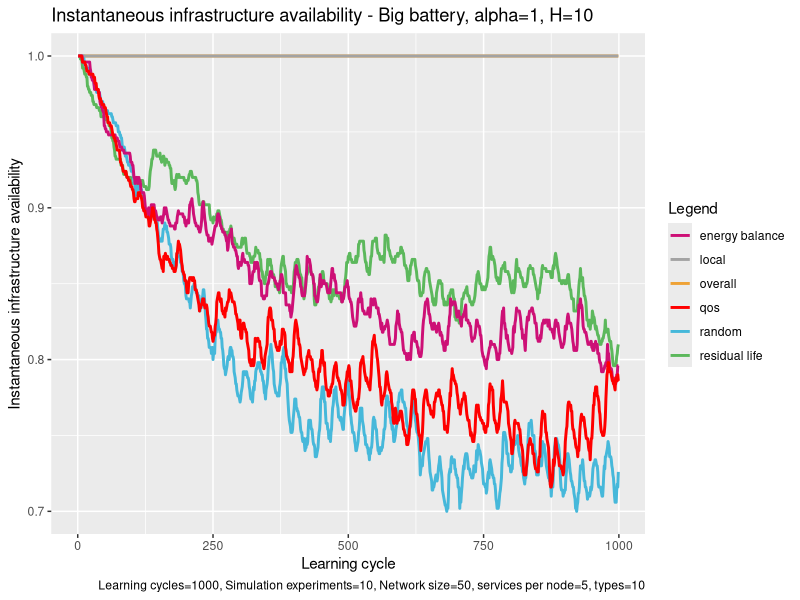

The R script that drew this image:
# execute all lines: ctrl + shift + enter

library(ggplot2)

# set working directory here
setwd(dirname(rstudioapi::getSourceEditorContext()$path))

overall <- read.table("exp_assembly_overall_energy_template.txt", 
                      header = F,
                      sep = " ",
                      col.names= c("overallx", "overally")
)

random <- read.table("exp_assembly_random.txt", 
                     header = F,
                     sep = " ",
                     col.names= c("randomx", "randomy")
)

res <- read.table("exp_assembly_residual_life_template.txt", 
                  header = F,
                  sep = " ",
                  col.names= c("resx","resy")
)

local <- read.table("exp_assembly_local_energy_template.txt", 
                    header = F,
                    sep = " ",
                    col.names= c("locx","locy")
)

learning <- read.table("exp_assembly_fair_energyBP.txt", 
                          header = F,
                          sep = " ",
                          col.names= c("enx","eny")
)

qos <- read.table("exp_assembly_QoS.txt", 
                       header = F,
                       sep = " ",
                       col.names= c("qosx","qosy")
)


overall_x <- overall$overallx
overall_y <- overall$overally

random_y <- random$randomy
res_y <- res$resy
local_y <- local$locy
energyAware_y <- learning$eny
qos_y <- qos$qosy

head(overall)

colors <- c("overall" = "#EEA236", "residual life" = "#5CB85C", "random" = "#46B8DA", "local"="gray64", "energy balance"="deeppink3", "qos"="#FF0000")

ggplot(data=local, aes(x=overall_x, col = group)) + 
  
  geom_line(aes(y = overall_y, color = "overall"), size = 1) +
  geom_line(aes(y = res_y, color = "residual life"), size = 1) +
  geom_line(aes(y = random_y, color = "random"), size = 1) +
  geom_line(aes(y = local_y, color = "local"), size = 1) +
  geom_line(aes(y = energyAware_y, color = "energy balance"), size = 1) +
  geom_line(aes(y = qos_y, color = "qos"), size = 1) +
  
  labs(x = "Learning cycle",
       y = "Instantaneous infrastructure availability",
       color = "Legend",
       title = "Instantaneous infrastructure availability - Big battery, alpha=1, H=10", 
       caption = "Learning cycles=1000, Simulation experiments=10, Network size=50, services per node=5, types=10") +
  
  scale_color_manual(values = colors)
